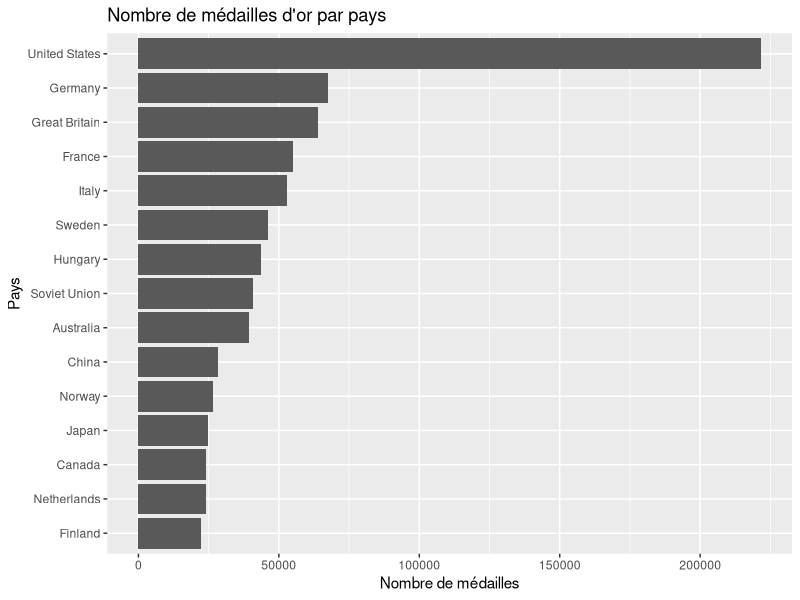
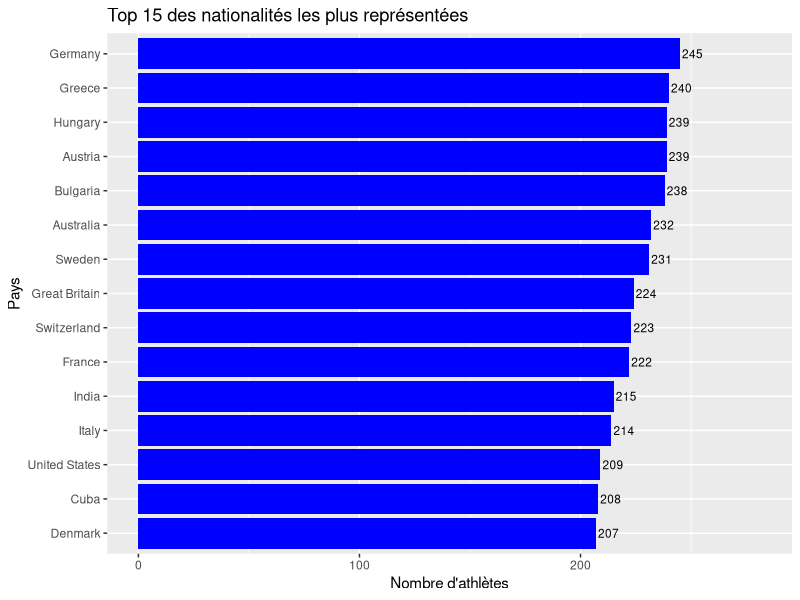
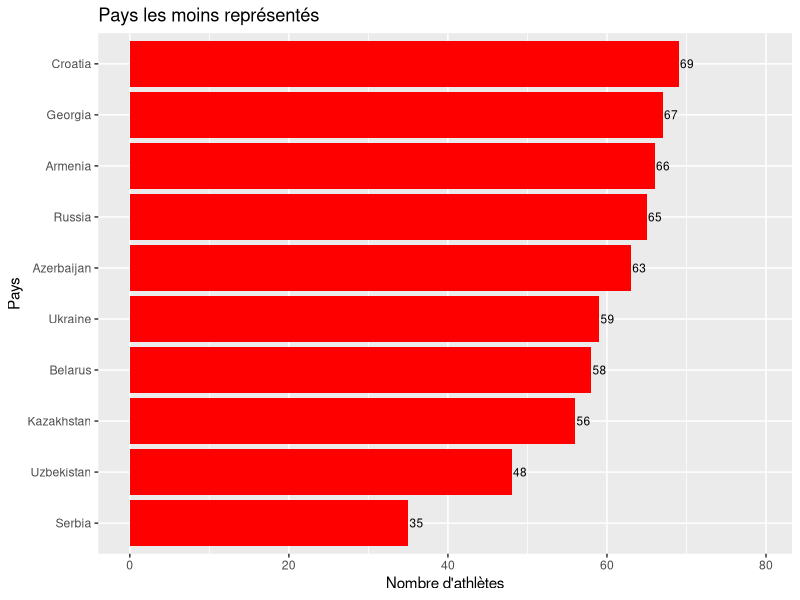
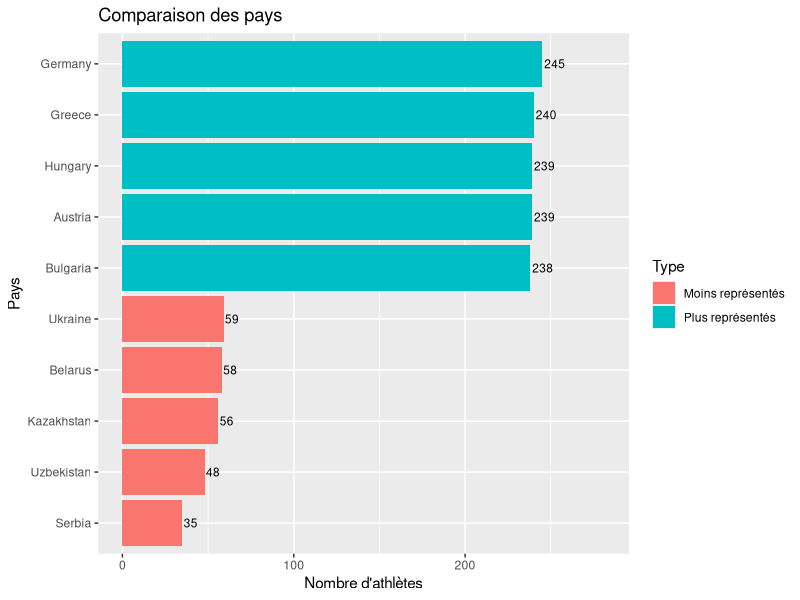
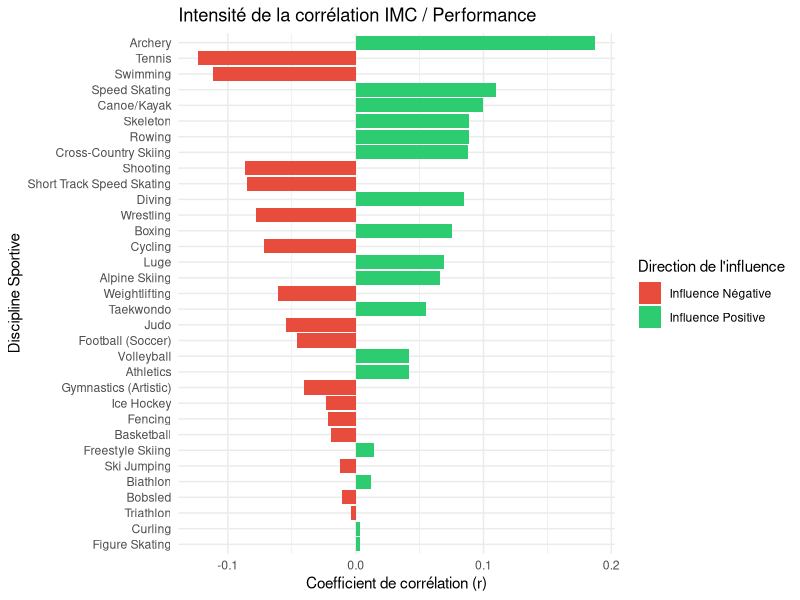
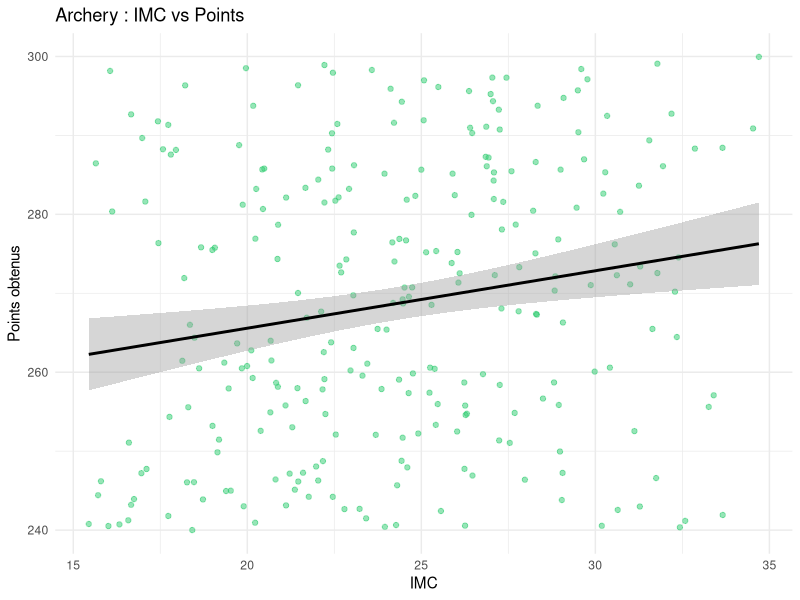
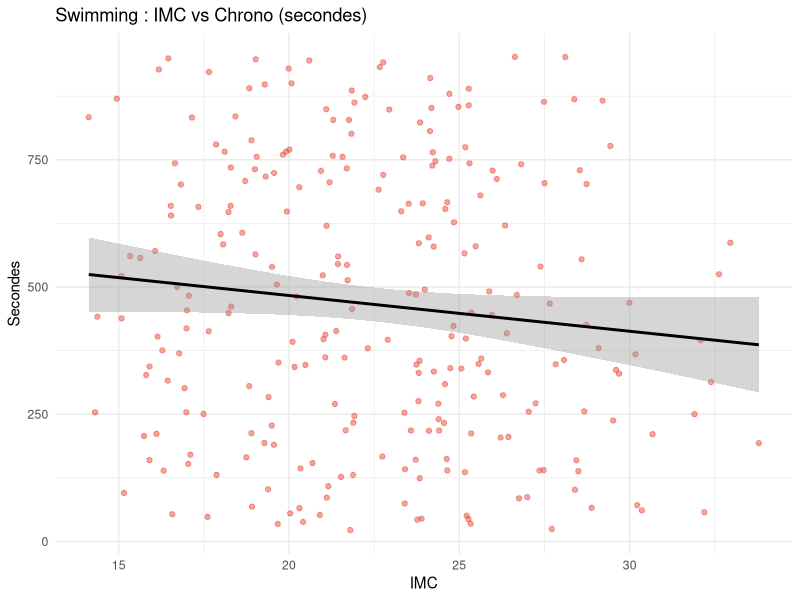
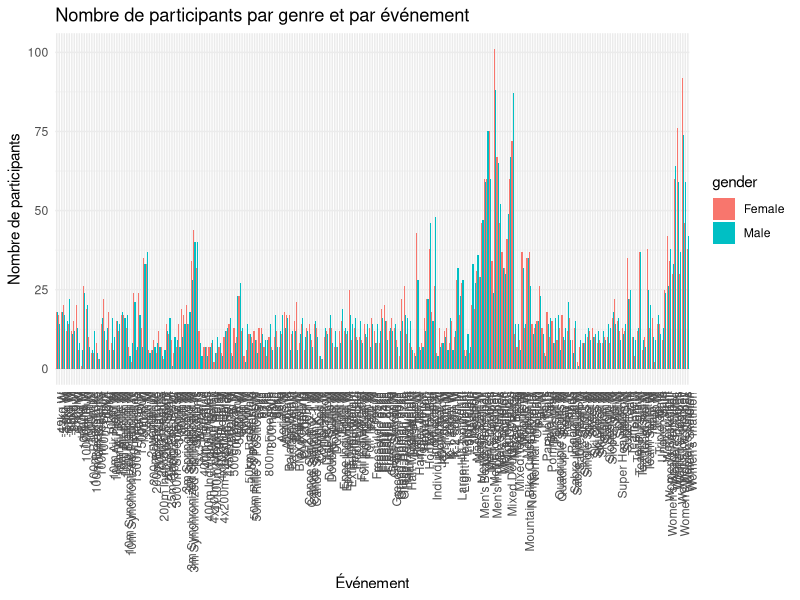

R code for these plots, in order:
## ---- chunk 1
library(tidyverse)
## ---- chunk 2
library(readr)
library(dplyr)
library(ggplot2)
## ---- chunk 3
dataset = read_csv("data/olympics_athletes_dataset.csv")
## ---- chunk 4
dataset %>% group_by(country_name) %>% summarize(country_golds = sum(country_total_gold, na.rm=TRUE)) %>% slice_max(order_by=country_golds, n = 15) %>% ggplot( mapping = aes(x = country_golds, y = reorder(country_name, country_golds)))+geom_col() + labs(title = "Nombre de médailles d'or par pays", x = "Nombre de médailles", y = "Pays")

## ---- chunk 5
olympics <- read_csv("data/olympics_athletes_dataset.csv", show_col_types = FALSE)

olympics_clean <- olympics |>
  filter(!is.na(nationality), nationality != "")

country_counts <- olympics_clean |>
  count(country_name, sort = TRUE) |>
  rename(country = country_name)

# Top / Bottom
top_15 <- country_counts[1:15, ]
bottom_10 <- tail(country_counts, 10)

# Comparaison
top_5 <- country_counts[1:5, ]
top_5$type <- "Plus représentés"

bottom_5 <- tail(country_counts, 5)
bottom_5$type <- "Moins représentés"

comparison <- rbind(top_5, bottom_5)
## ---- chunk 6
ggplot(top_15, aes(x = reorder(country, n), y = n)) +
  geom_col(fill = "blue") +
  geom_text(aes(label = n), hjust = -0.1, size = 3) +
  coord_flip() +
  ylim(0, max(top_15$n) * 1.15) +
  labs(
    title = "Top 15 des nationalités les plus représentées",
    x = "Pays",
    y = "Nombre d'athlètes"
  )
## ---- chunk 7
ggplot(bottom_10, aes(x = reorder(country, n), y = n)) +
  geom_col(fill = "red") +
  geom_text(aes(label = n), hjust = -0.1, size = 3) +
  coord_flip() +
  ylim(0, max(bottom_10$n) * 1.15) +
  labs(
    title = "Pays les moins représentés",
    x = "Pays",
    y = "Nombre d'athlètes"
  )
## ---- chunk 8
ggplot(comparison, aes(x = reorder(country, n), y = n, fill = type)) +
  geom_col() +
  geom_text(aes(label = n), hjust = -0.1, size = 3) +
  coord_flip() +
  ylim(0, max(comparison$n) * 1.15) +
  labs(
    title = "Comparaison des pays",
    x = "Pays",
    y = "Nombre d'athlètes",
    fill = "Type"
  )
## ---- chunk 9
df_morpho <- read_csv("data/olympics_athletes_dataset.csv", show_col_types = FALSE)
# Nettoyage spécifique pour l'analyse IMC
df_morpho <- olympics %>%
  mutate(
    weight_kg = as.numeric(weight_kg),
    height_cm = as.numeric(height_cm),
    result_value = as.numeric(result_value),
    imc = weight_kg / (height_cm / 100)^2
  ) %>%
  filter(!is.na(imc) & !is.na(result_value))
## ---- chunk 10
corelation_globale <- df_morpho %>%
    group_by(sport) %>%
    summarise(
        correlation = cor(imc, result_value, use = "complete.obs"),
        nb_athletes = n()
    ) %>%
    filter(nb_athletes >= 20) %>% 
    arrange(desc(abs(correlation)))

ggplot(corelation_globale, aes(x = reorder(sport, abs(correlation)), y = correlation, fill = correlation > 0)) +
    geom_col() +
    coord_flip() + 
    scale_fill_manual(values = c("TRUE" = "#2ecc71", "FALSE" = "#e74c3c"), 
                      labels = c("Influence Négative", "Influence Positive")) +
    labs(
        title = "Intensité de la corrélation IMC / Performance",
        x = "Discipline Sportive",
        y = "Coefficient de corrélation (r)",
        fill = "Direction de l'influence"
    ) +
    theme_minimal()
## ---- chunk 11
df_morpho %>%
  filter(sport == "Archery") %>%
  ggplot(aes(x = imc, y = result_value)) +
  geom_point(alpha = 0.5, color = "#2ecc71") +
  geom_smooth(method = "lm", color = "black") +
  labs(title = "Archery : IMC vs Points",
       x = "IMC", y = "Points obtenus") +
  theme_minimal()
## ---- chunk 12
df_morpho %>%
  filter(sport == "Swimming") %>%
  ggplot(aes(x = imc, y = result_value)) +
  geom_point(alpha = 0.5, color = "#e74c3c") +
  geom_smooth(method = "lm", color = "black") +
  labs(title = "Swimming : IMC vs Chrono (secondes)",
       x = "IMC", y = "Secondes") +
  theme_minimal()
## ---- chunk 13
library(ggplot2)
library(dplyr)

# Chargement des données
data <- read.csv("data/olympics_athletes_dataset.csv")

# Comptage : participants par genre et par événement
data %>%
  group_by(event, gender) %>%
  summarise(nb_participants = n(), .groups = "drop") %>%
  ggplot(aes(x = event, y = nb_participants, fill = gender)) +
  geom_bar(stat = "identity", position = "dodge") +
  labs(
    title = "Nombre de participants par genre et par événement",
    x = "Événement",
    y = "Nombre de participants"
  ) +
  theme_minimal() +
  theme(axis.text.x = element_text(angle = 90, hjust = 1))

## ---- chunk 14
data <- read.csv("data/olympics_athletes_dataset.csv")
data %>%
  group_by(event, gender) %>%
  summarise(nb_participants = n(), .groups = "drop") %>%
  arrange(event) %>%
  slice_head(n = 10) %>%
  ggplot(aes(x = event, y = nb_participants, fill = gender)) +
  geom_bar(stat = "identity", position = "dodge") +
  labs(
    title = "Nombre de participants par genre et par événement (Top 20)",
    x = "Événement",
    y = "Nombre de participants"
  ) +
  theme_minimal() +
  theme(axis.text.x = element_text(angle = 90, hjust = 1))

## ---- chunk 15
data %>%
  group_by(event, gender) %>%
  summarise(nb_participants = n(), .groups = "drop") %>%
  group_by(event) %>%
  mutate(total_event = sum(nb_participants)) %>%
  ungroup() %>%
  arrange(desc(total_event)) %>%
  slice_head(n = 20) %>%
  ggplot(aes(x = reorder(event, -total_event), y = nb_participants, fill = gender)) +
  geom_bar(stat = "identity", position = "dodge") +
  labs(
    title = "Top 20 des événements avec le plus de participants",
    x = "Événement",
    y = "Nombre de participants"
  ) +
  theme_minimal() +
  theme(axis.text.x = element_text(angle = 90, hjust = 1))

## ---- chunk 16
data %>%
  group_by(gender) %>%
  summarise(nb_participants = n(), .groups = "drop") %>%
  ggplot(aes(x = gender, y = nb_participants, fill = gender)) +
  geom_bar(stat = "identity") +
  labs(
    title = "Comparaison du nombre total de participants par genre",
    x = "Genre",
    y = "Nombre de participants"
  ) +
  theme_minimal()
## ---- chunk 17
data %>%
  group_by(event, gender) %>%
  summarise(nb = n(), .groups = "drop") %>%
  group_by(gender) %>%
  summarise(total = sum(nb))
## ---- chunk 18
data %>%
  group_by(gender) %>%
  distinct(athlete_name, gender) %>%
  summarise(nb_participants = n(), .groups = "drop") %>%
  ggplot(aes(x = gender, y = nb_participants, fill = gender)) +
  geom_bar(stat = "identity") +
  labs(
    title = "Comparaison du nombre total de participants par genre",
    x = "Genre",
    y = "Nombre de participants"
  ) +
  theme_minimal()
## ---- chunk 19
data %>%
  distinct(athlete_name, gender) %>%
  group_by(gender) %>%
  summarise(
    nb_athletes_uniques = n()
  )
